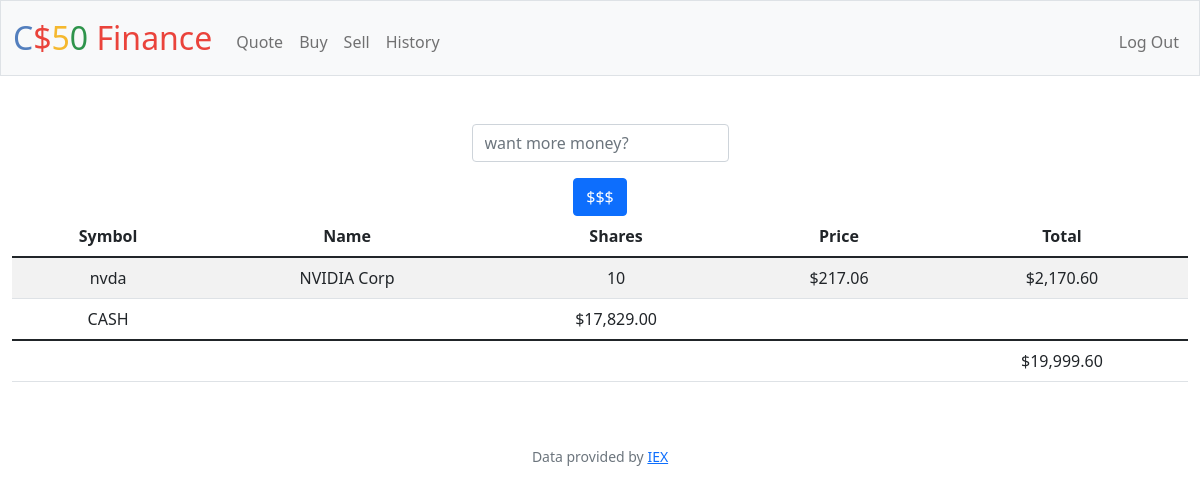
/ (signed in), run on the app's committed database.
### tables this page shows
CREATE TABLE purchases (
 id INTEGER PRIMARY KEY AUTOINCREMENT,
 user_id INTEGER NOT NULL REFERENCES users(id),
 name TEXT NOT NULL,   
 shares INTEGER NOT NULL,
 price NUMERIC NOT NULL,
 status TEXT NOT NULL,
 symbol TEXT NOT NULL,
 time TIMESTAMP DEFAULT CURRENT_TIMESTAMP
);

### app.py (the view)
@app.route("/")
@login_required
def index():
    user_id = session["user_id"]
    stocks = db.execute(
        "SELECT symbol, name, price, SUM(shares) as allshares FROM purchases WHERE user_id = ? GROUP BY symbol", user_id)
    cash = db.execute("SELECT cash FROM users WHERE id = ?", user_id)[0]["cash"]
    grandtotal = cash
    for stock in stocks:
        grandtotal += stock["price"] * stock["allshares"]
    return render_template("index.html", stocks=stocks, cash=usd(cash), grandtotal=grandtotal, usd=usd)

### app.py (called while the page is built)
@app.after_request
def after_request(response):
    response.headers["Cache-Control"] = "no-cache, no-store, must-revalidate"
    response.headers["Expires"] = 0
    response.headers["Pragma"] = "no-cache"
    return response

### helpers.py (called while the page is built)
def login_required(f):
    @wraps(f)
    def decorated_function(*args, **kwargs):
        if session.get("user_id") is None:
            return redirect("/login")
        return f(*args, **kwargs)
    return decorated_function

def usd(value):
    return f"${value:,.2f}"

### templates/index.html (shortened to what this page needs)
{% extends "layout.html" %}
{% block main %}
<table class="table table-striped">
    <thead>
        <tr>
            <th>Symbol</th>
            <th>Name</th>
            <th>Shares</th>
            <th>Price</th>
            <th>Total</th>
        </tr>
    </thead>
    <tbody>
        {% for stock in stocks %}
        <tr>
            <td> {{ stock["symbol"] }} </td>
            <td> {{ stock["name"] }} </td>
            <td> {{ stock["allshares"] }} </td>
            <td> {{ usd(stock["price"]) }} </td>
            <td> {{ usd(stock["allshares"] * stock["price"]) }} </td>
        </tr>
        {% endfor %}
        <tr>
            <td>CASH</td>
            <td colsapn="3"></td>
            <td>{{cash}}</td>
        </tr>
    </tbody>
    <tfoot>
        <tr>
            <td colspan="4"></td>
            <td>
                {{ usd(grandtotal) }}
            </td>
        </tr>
        <form action="/addmoney" method="post">
            <div class="mb-3">
                <input class="form-control mx-auto w-auto" id="addmoney" name="addmoney" placeholder="want more money?" type="number">
            </div>
            <button class="btn btn-primary" type="submit">$$$</button>
        </form>
    </tfoot>
</table>
{% endblock %}

### data on the page
purchases: symbol "nvda", name "NVIDIA Corp", allshares "10", price "$217.06", allshares "$2,170.60"

### other printed values
{{ cash }} "$17,829.00"
{{ usd(grandtotal) }} "$19,999.60"
